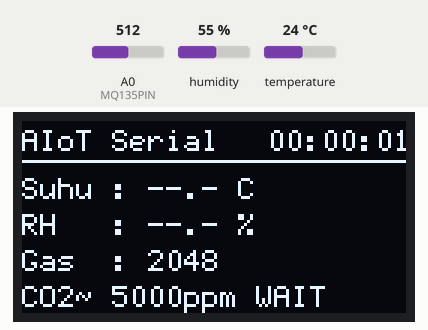
Recording of a sketch running on a simulated Arduino Zero (SAMD21). Shown: 128×64 one-colour display. The inputs (shaded band) are chosen by the test bench; at power-on: humidity 55 %, A0 (MQ135PIN) = 512, temperature 24 °C (analog values on the 0–1023 scale). What the sketch prints to the serial monitor is not drawn.

Above: at 1.6 s.
1.7 s: humidity set to 22 %
At 7.4 s:
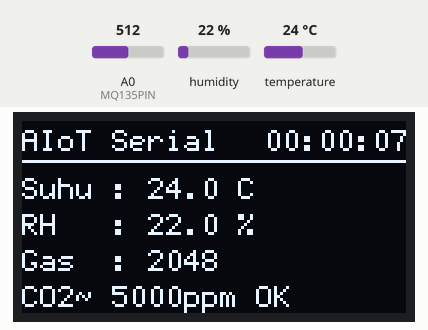
10.5 s: A0 (MQ135PIN) set to 716
At 13.4 s:
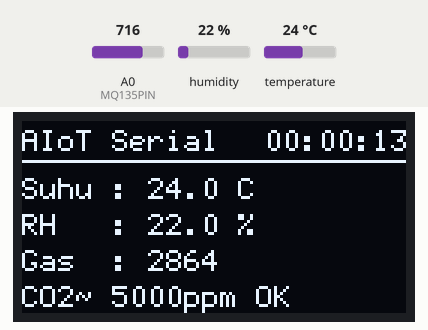
13.5 s: temperature set to 12 °C
At 19.4 s:
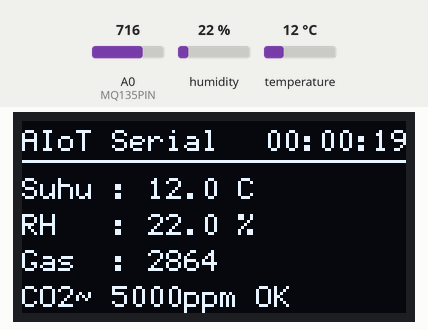
19.5 s: A0 (MQ135PIN) set to 900
At 20.8 s:
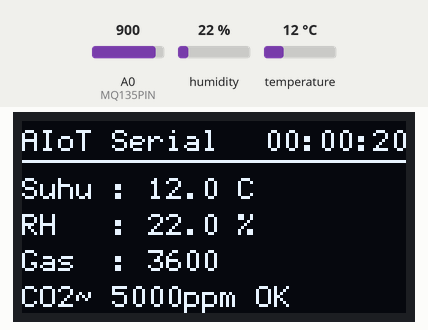
21.5 s: humidity set to 40 %
At 24.4 s:
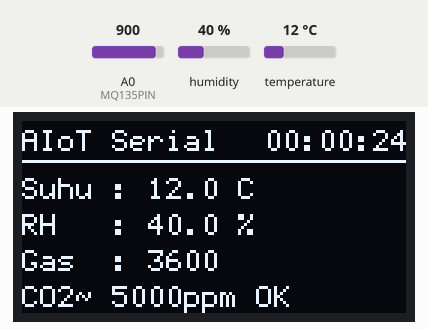
25.5 s: A0 (MQ135PIN) set to 1023
At 27.4 s:
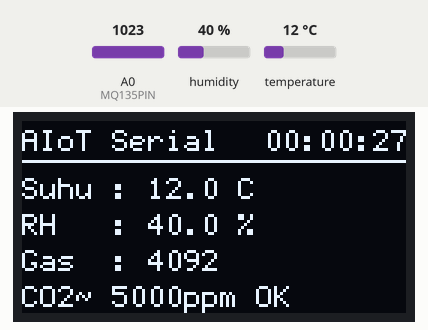
Timing chart, 0 to 28.5 s (numbered marks = the images above; inputs shaded):
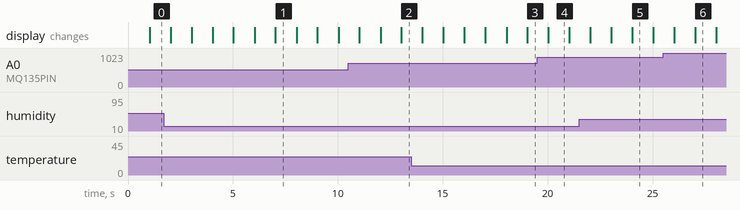

Measured:
- what the display in image 1 shows lasts 1.0 s, from 7.0 s to 8.0 s

The sketch:

sketch.ino
```cpp
/*
  AI IoT Air Quality Monitor - MCU firmware for Arduino UNO Q

  New architecture:
  - No RouterBridge.
  - No App Lab runtime dependency.
  - MCU reads sensors, updates OLED, and sends JSON Lines to Linux over serial.

  Pins:
  - DHT22 data pin  : D8
  - MQ135 analog pin: A0, through voltage divider R1=10k and R2=20k
  - OLED SSD1306    : hardware I2C, default SDA/SCL pins for UNO Q

  Serial:
  - Uses Serial at 115200 baud by default.
  - If your board wiring exposes MCU<->Linux on another UART, change
    SENSOR_SERIAL below to Serial1 or the correct port.
*/

#include <Arduino.h>
#include <DHT.h>
#include <U8g2lib.h>
#include <math.h>
#include <stdio.h>

#define SENSOR_SERIAL Serial

#define DHTPIN   8
#define DHTTYPE  DHT22
#define MQ135PIN A0

static const unsigned long SERIAL_BAUD = 115200;
static const unsigned long MQ_INTERVAL_MS = 2000;
static const unsigned long DHT_INTERVAL_MS = 6000;
static const unsigned long SEND_INTERVAL_MS = 2000;
static const unsigned long OLED_INTERVAL_MS = 1000;
static const int MQ_OVERSAMPLE = 64;

// MQ135 constants mirrored from the Python side. RO_DISPLAY is only for the
// simple local OLED estimate; Python remains the source of truth for server data.
static const float VCC_SENSOR = 5.0f;
static const float VREF = 3.3f;
static const float ADC_MAX = 4095.0f;
static const float RL = 10.0f;
static const float R1_DIV = 10.0f;
static const float R2_DIV = 20.0f;
static const float DIVIDER_RATIO = R2_DIV / (R1_DIV + R2_DIV);
static const float PARA_A = 116.6020682f;
static const float PARA_B = -2.769034857f;
static const float CORA = 0.00035f;
static const float CORB = 0.02718f;
static const float CORC = 1.39538f;
static const float CORD = 0.0018f;
static const float RO_DISPLAY = 1993.7677f;

DHT dht(DHTPIN, DHTTYPE);
U8G2_SSD1306_128X64_NONAME_F_HW_I2C oled(U8G2_R0, U8X8_PIN_NONE);

unsigned long lastMqMs = 0;
unsigned long lastDhtMs = 0;
unsigned long lastSendMs = 0;
unsigned long lastOledMs = 0;
unsigned long seq = 0;

int gasRaw = 0;
float lastTemp = 0.0f;
float lastHum = 0.0f;
bool hasValidDht = false;
bool lastDhtOk = false;
unsigned long lastValidDhtMs = 0;

float correctionFactor(float temp, float hum) {
  return CORA * temp * temp - CORB * temp + CORC - (hum - 33.0f) * CORD;
}

float mq135Resistance(int raw, float temp, float hum) {
  if (raw <= 0) return NAN;

  float vAdc = (raw / ADC_MAX) * VREF;
  float vOut = vAdc / DIVIDER_RATIO;
  if (vOut <= 0.0f || vOut >= VCC_SENSOR) return NAN;

  float rs = RL * (VCC_SENSOR - vOut) / vOut;
  float cf = correctionFactor(temp, hum);
  if (cf > 0.0f) rs = rs / cf;
  return rs;
}

float estimatePpm(int raw) {
  float temp = hasValidDht ? lastTemp : 20.0f;
  float hum = hasValidDht ? lastHum : 33.0f;
  float rs = mq135Resistance(raw, temp, hum);
  if (isnan(rs) || rs <= 0.0f || RO_DISPLAY <= 0.0f) return NAN;

  float ratio = rs / RO_DISPLAY;
  if (ratio <= 0.0f) return NAN;

  float ppm = PARA_A * pow(ratio, PARA_B);
  if (isnan(ppm) || isinf(ppm)) return NAN;
  if (ppm < 0.0f) ppm = 0.0f;
  if (ppm > 5000.0f) ppm = 5000.0f;
  return ppm;
}

void readMq135() {
  long acc = 0;
  for (int i = 0; i < MQ_OVERSAMPLE; i++) {
    acc += analogRead(MQ135PIN);
  }
  gasRaw = (int)(acc / MQ_OVERSAMPLE);
}

void readDht22() {
  float t = dht.readTemperature();
  float h = dht.readHumidity();

  bool ok = !isnan(t) && !isnan(h) && t >= -20.0f && t <= 80.0f && h >= 0.0f && h <= 100.0f;
  if (ok) {
    lastTemp = t;
    lastHum = h;
    hasValidDht = true;
    lastValidDhtMs = millis();
    lastDhtOk = true;
  } else {
    lastDhtOk = false;
  }
}

void sendJsonLine() {
  if (gasRaw <= 0) return;

  seq++;
  SENSOR_SERIAL.print('{');
  if (hasValidDht) {
    SENSOR_SERIAL.print("\"temp\":");
    SENSOR_SERIAL.print(lastTemp, 1);
    SENSOR_SERIAL.print(",\"hum\":");
    SENSOR_SERIAL.print(lastHum, 1);
    SENSOR_SERIAL.print(',');
  }
  SENSOR_SERIAL.print("\"gas_raw\":");
  SENSOR_SERIAL.print(gasRaw);
  SENSOR_SERIAL.print(",\"seq\":");
  SENSOR_SERIAL.print(seq);
  SENSOR_SERIAL.print(",\"millis\":");
  SENSOR_SERIAL.print(millis());
  SENSOR_SERIAL.print(",\"dht_ok\":");
  SENSOR_SERIAL.print(lastDhtOk ? "true" : "false");
  SENSOR_SERIAL.println('}');
}

void drawOled() {
  char uptime[14];
  unsigned long seconds = millis() / 1000UL;
  snprintf(uptime, sizeof(uptime), "%02lu:%02lu:%02lu",
           seconds / 3600UL, (seconds / 60UL) % 60UL, seconds % 60UL);

  oled.clearBuffer();
  oled.setFont(u8g2_font_6x12_tf);
  oled.setCursor(0, 10);
  oled.print("AIoT Serial");
  int uptimeWidth = oled.getStrWidth(uptime);
  oled.setCursor(128 - uptimeWidth, 10);
  oled.print(uptime);
  oled.drawHLine(0, 13, 128);

  oled.setCursor(0, 26);
  oled.print("Suhu : ");
  if (hasValidDht) {
    oled.print(lastTemp, 1);
    oled.print(" C");
  } else {
    oled.print("--.- C");
  }

  oled.setCursor(0, 38);
  oled.print("RH   : ");
  if (hasValidDht) {
    oled.print(lastHum, 1);
    oled.print(" %");
  } else {
    oled.print("--.- %");
  }

  oled.setCursor(0, 50);
  oled.print("Gas  : ");
  oled.print(gasRaw);

  oled.setCursor(0, 62);
  float ppm = estimatePpm(gasRaw);
  if (!isnan(ppm)) {
    oled.print("CO2~ ");
    oled.print((int)round(ppm));
    oled.print("ppm ");
  } else {
    oled.print("CO2~ ----ppm ");
  }
  oled.print(lastDhtOk ? "OK" : (hasValidDht ? "DHT*" : "WAIT"));
  oled.sendBuffer();
}

void setup() {
  SENSOR_SERIAL.begin(SERIAL_BAUD);
  analogReadResolution(12);
  dht.begin();
  oled.begin();

  readMq135();
  drawOled();
}

void loop() {
  unsigned long now = millis();

  if (now - lastMqMs >= MQ_INTERVAL_MS) {
    lastMqMs = now;
    readMq135();
  }

  if (now - lastDhtMs >= DHT_INTERVAL_MS) {
    lastDhtMs = now;
    readDht22();
  }

  if (now - lastSendMs >= SEND_INTERVAL_MS) {
    lastSendMs = now;
    sendJsonLine();
  }

  if (now - lastOledMs >= OLED_INTERVAL_MS) {
    lastOledMs = now;
    drawOled();
  }
}
```
